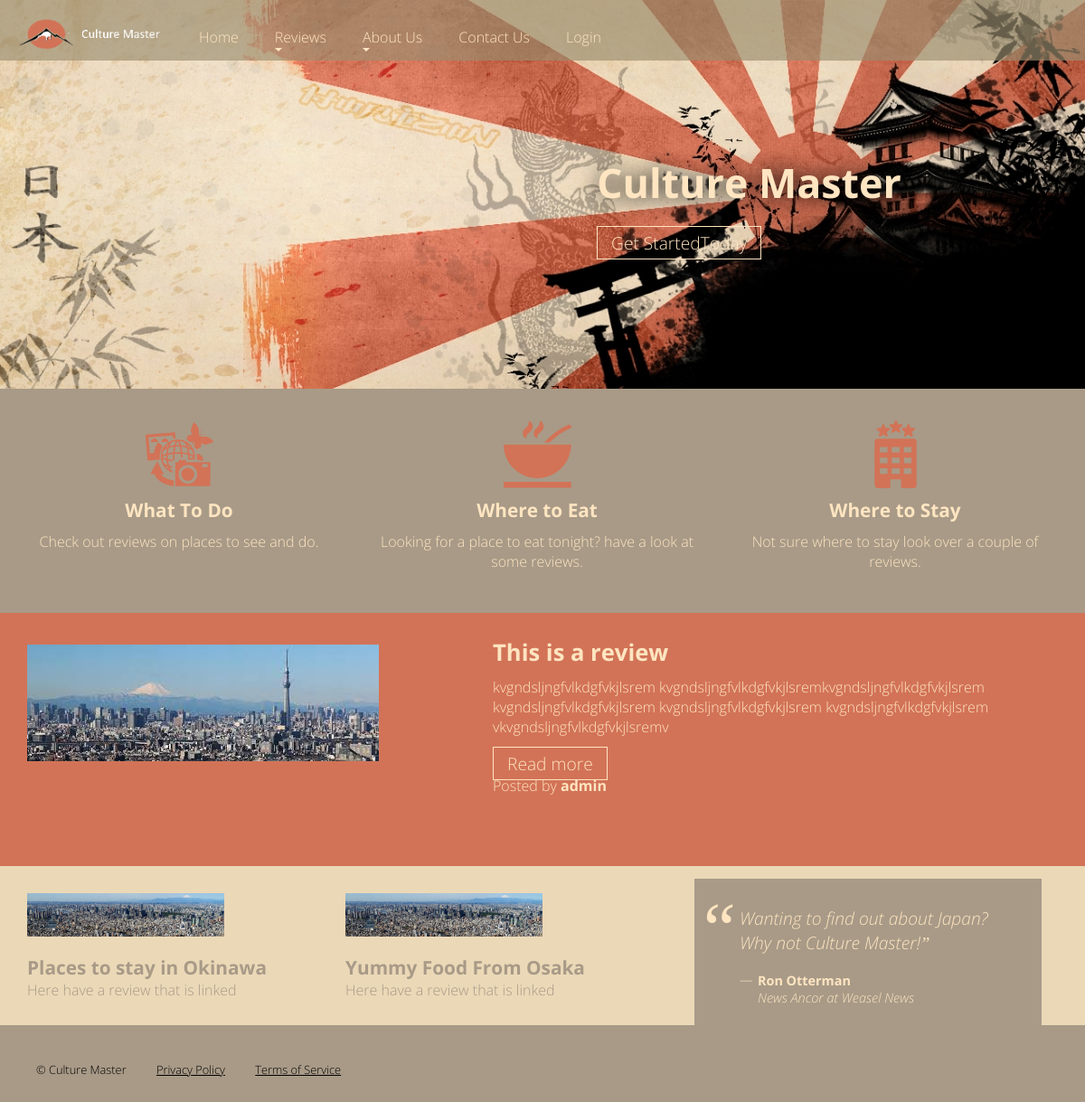
Before: /home/ with the older database file.
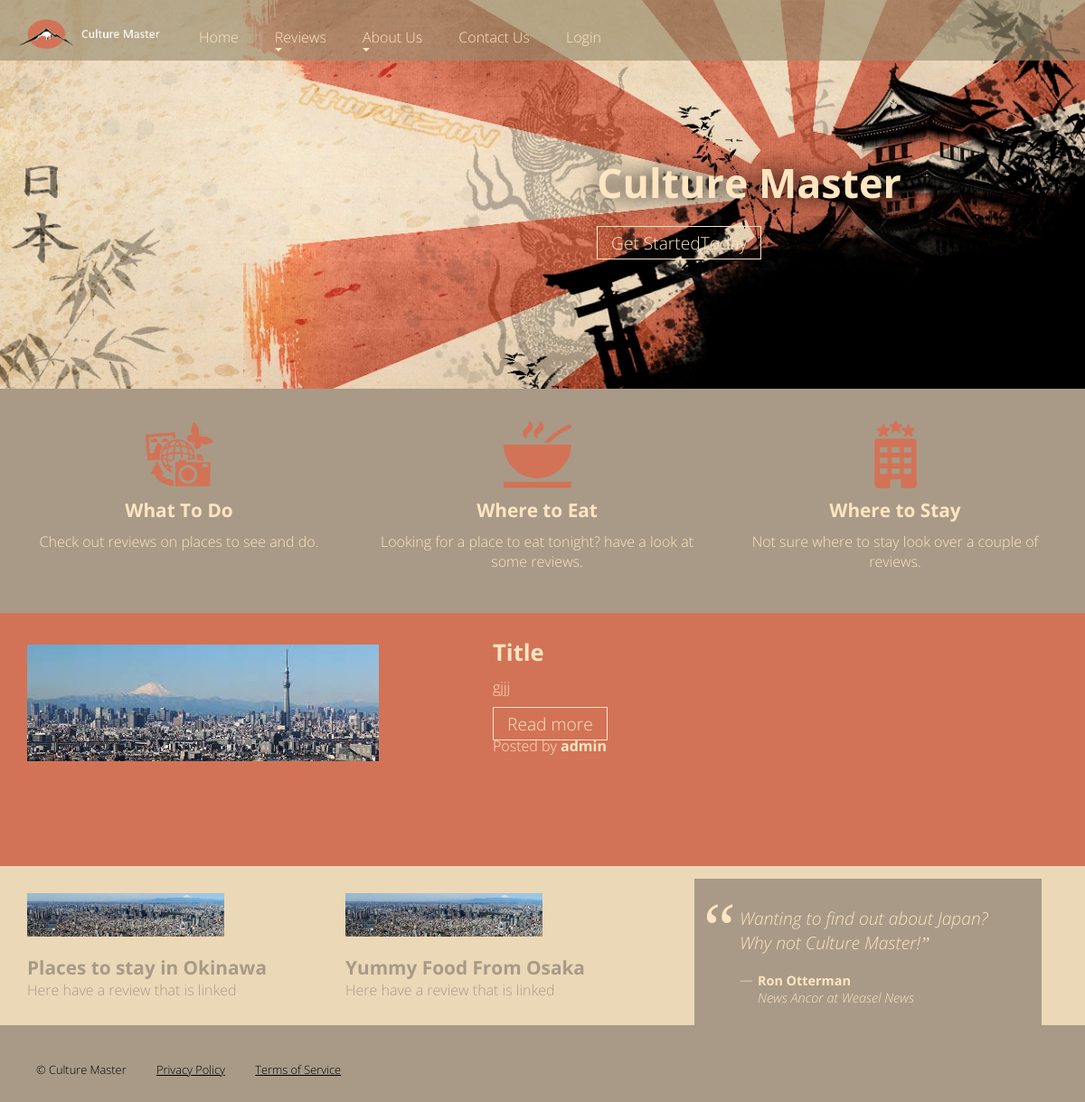
After: the same page with the newer database file.
### home/models.py (models this page shows, shortened)
class Review(models.Model):
    title = models.CharField(max_length=50)
    content = models.CharField(max_length=4096)
    poster = models.ForeignKey(settings.AUTH_USER_MODEL, on_delete=models.SET_NULL, null=True)
    posted = models.CharField(max_length=150, default=timezone.now)
    image = models.ImageField(upload_to='review_Images/')
    readonly_fields=('posted', 'poster')

### home/views.py (the view)
# urls.py: path('home/', include('home.urls')),
def home(request):
    queryset1 = Review.objects.order_by('-posted')[:1]
    meta = {
        'title': 'Home',
        'companyName': companyName,
        'review_list': queryset1,
        'description': companyName +' home page where you can see a quick rundown of the page and its features'
    }
    return render(request, 'home/home.html', meta)

### home/templates/home/home.html (shortened to what this page needs)
{% extends "base.html" %}
{% load static %}
{% block content %}
<section class="main">
  <aside>
    <div class="content trending">
      <h3><a href="{% url 'reviews_list_strd' %}">What To Do</a></h3>
      <p>Check out reviews on places to see and do.</p>
    </div>
  </aside>
  <aside>
    <div class="content find">
      <h3><a href="{% url 'reviews_list_strd' %}">Where to Eat</a></h3>
      <p>Looking for a place to eat tonight? have a look at some reviews.</p>
    </div>
  </aside>
  <aside>
    <div class="content tools">
      <h3><a href="{% url 'reviews_list_strd' %}">Where to Stay</a></h3>
      <p>Not sure where to stay look over a couple of reviews.</p>
    </div>
  </aside>
</section>
<section class="atmo">
  <article>
      {% if review_list %}
          {% for i in review_list %}
    <h2>{{ i.title|capfirst }}</h2>
    <p>{{ i.content }}</p>
    <a class="btn" title="Launching" href="{% url 'review_detail' i.id %}">Read more</a>
    <p>Posted by <strong>{{i.poster}}</strong></p>
          {% endfor %}
        {% else %}
        <p>There are no reviews to display.</p>
        {% endif %}
  </article>
</section>
<section class="Phase">
  <aside>
    <div class="content">
      <a href="#Image1">
        <img class="imgg" alt="Phase 2" src="{% static 'images/tokyo.jpg' %}" /></a>
      <h4>Places to stay in Okinawa</h4>
      <p>Here have a review that is linked</p>
    </div>
  </aside>
  <aside>
    <div class="content">
      <a href="#Image2">
        <img class="imgg" alt="Phase 3" src="{% static 'images/tokyo.jpg' %}"></a>
      <h4>Yummy Food From Osaka</h4>
      <p>Here have a review that is linked</p>
    </div>
  </aside>
  <blockquote>
    <p class="quote">Wanting to find out about Japan? Why not {{ companyName }}!</p>
    <p class="credit"><strong>Ron Otterman</strong><br><em>News Ancor at Weasel News</em></p>
  </blockquote>
</section>
{% endblock %}

Changed rows visible on the page:
removed Review: title "This is a review", content "kvgndsljngfvlkdgfvkjlsrem kvgndsljngfvlkdgfvkjlsremkvgndsljngfvlkdgfvkjlsrem kvgndsljngfvlkdgfvkjlsrem kvgndsljngfvlkdgfvkjlsrem kvgndsljngfvlkdgfvkjlsrem vkvgndsljngfvlkdgfvkjlsremv", poster "admin"
added Review: title "Title", content "gjjj", poster "admin"
